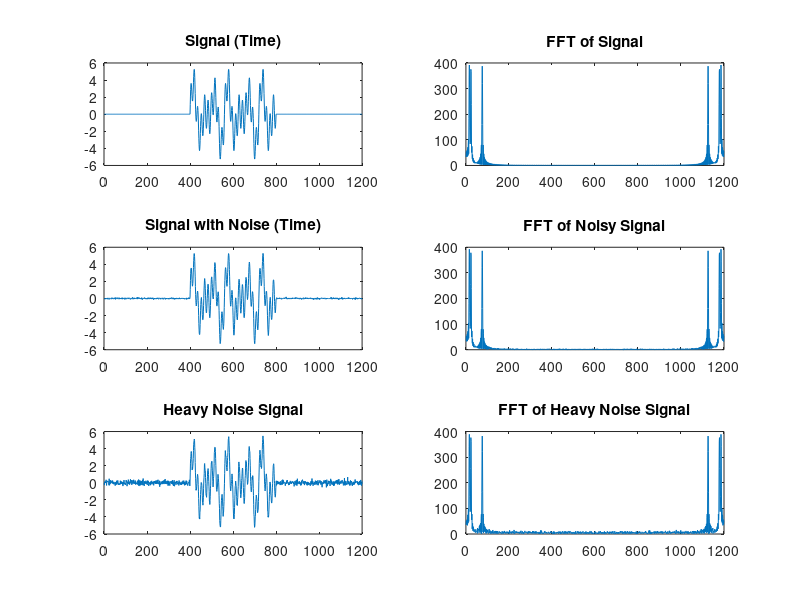

Write the MATLAB code that produced this figure.
function encoderdsp
%DSP Project Encoder
%Tanvir Mudhar
%November 6 2014
%This program will ask the user for an input,.... (will do the rest of the
%desc later, too tired.


%Asks for the sequence from the use the converts to string for use by
%forloop
prompt ='what is your sequence? ';
sequence =input(prompt,'s')
num = sequence;
%frequencies
List = [100 200 300; 100 200 400; 100 200 500; 100 150 300; 100 150 400; 
         100 150 500; 75 200 300; 75 200 400; 75 200 500; 75 150 300];
 %Initial Values
 Sampling = 8000; % sampling for sound must be atleast 8000
 duration = 50e-3; % duration specified by prof
 interval = 50e-3; % interval specified by prof
 
 Ns = floor(duration*Sampling);  % signal
 
 N0 = floor(interval*Sampling);  % silence period
 
 LengthN = length(num); % number of digits
  
 Signal = zeros(N0,1);   % Fill Array with Zeros
% generate signal for number number
     for i = 1: LengthN
         k = 1:Ns;
         number = str2double(num(i)); % convert string to doubles
         %Looks at the valyes in the List above to see which freqs need to
         %be added for the tone.
         Freq1 = List(number+1,1); Freq2 = List(number+1,2);Freq3 = List(number+1,3);
         ToneSignal =(1+ rand(1))*(sin(2.*pi.*Freq1.*k./Sampling) + sin(2.*pi.*Freq2.*k./Sampling) + sin(2.*pi.*Freq3.*k./Sampling));  % maximal amplitude is 2
         %Creates a matrix to store all signals computed above into a
         %matrix, ":" operant makes the rows of the maxtrix columbs. and
         %then adds a zeros matrix to fill the "intervals".
         Signal = [Signal; ToneSignal(:); zeros(N0,1)];
     end
%create hamonic noise:
Light_Noise = Signal + 0.05 * normrnd(0,1,length(Signal),1);
%create White Noise to Signal:
Heavy_Noise = awgn(Signal,15);

% Plot all signals Generated:
        figure
        
        subplot(3,2,1) % first subplot
        plot(Signal)
        title('Signal (Time)')

        subplot(3,2,2) % second subplot
        plot(abs(fft(Signal)))
        title('FFT of Signal')

        subplot(3,2,3) % third subplot
        plot(Light_Noise)
        title('Signal with Noise (Time)')

        subplot(3,2,4) % fourth subplot
        plot(abs(fft(Light_Noise)))
        title('FFT of Noisy Signal')
        
        subplot(3,2,5) % Fifth subplot
        plot(Heavy_Noise);
        title('Heavy Noise Signal')

        subplot(3,2,6) % Sixth subplot
        plot(abs(fft(Heavy_Noise)));
        title('FFT of Heavy Noise Signal')
        
  %Generate Sound for all signals 1) Normal, 2) Noisy 3) heavily Noisy
  prompt='press any key to hear original tone'
        pause;
        sound(Signal, Sampling)
  prompt='press any key to hear noisy tone'
        pause;
        sound(Light_Noise, Sampling)
  prompt='press any key to hear heavily noisy tone'
        pause;
        sound(Heavy_Noise, Sampling)
  prompt='end of encoder sequence'

 
 